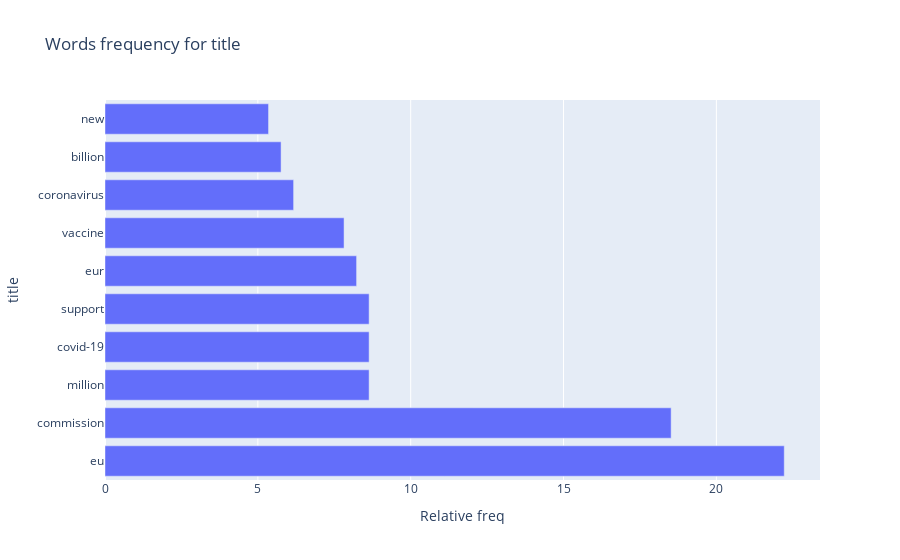
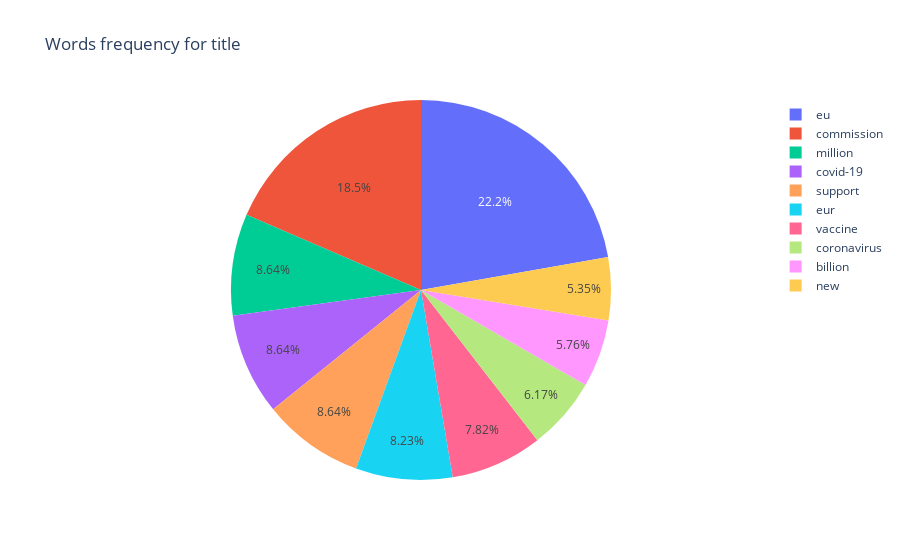
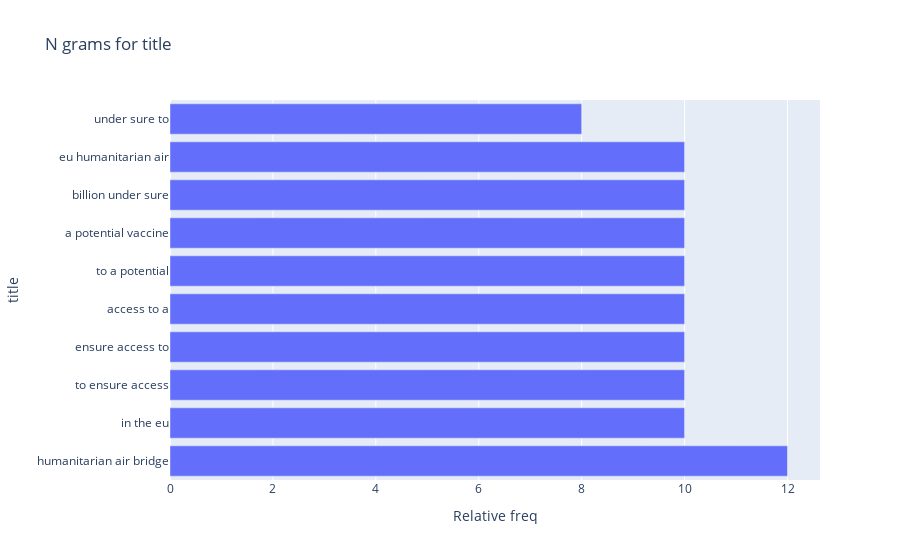
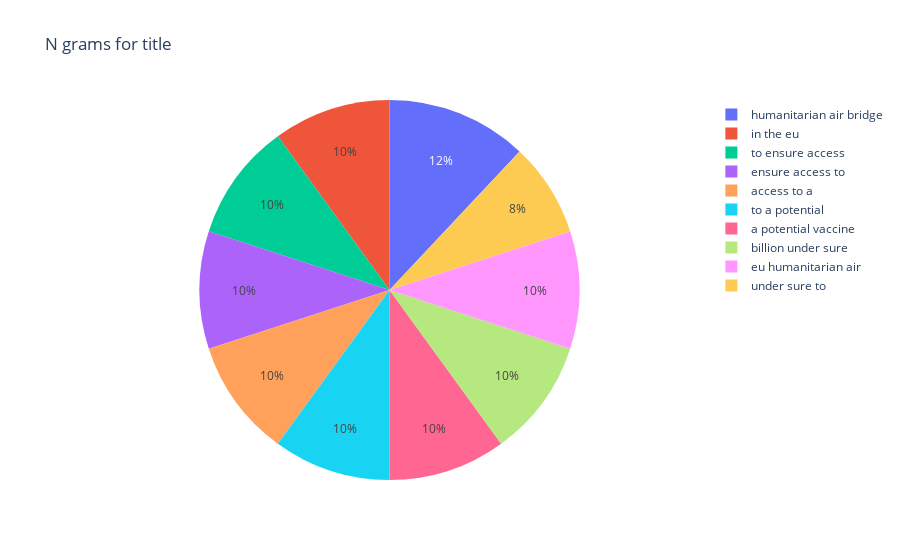

The code cell stored with these charts, in order, in its notebook:
### Code cell
eda_textual(eu_timeline[textual_column])

### Figure 1 — Plotly figure (JSON) as saved in the notebook; plotly's stock layout.template omitted (floating-point values rounded to 4 significant figures)
{"data": [{"alignmentgroup": "True", "hovertemplate": "Relative freq=%{x}<br>title=%{y}<extra></extra>", "legendgroup": "", "marker": {"color": "#636efa"}, "name": "", "offsetgroup": "", "orientation": "h", "showlegend": false, "textposition": "auto", "type": "bar", "x": [22.22, 18.52, 8.64, 8.64, 8.64, 8.23, 7.82, 6.17, 5.76, 5.35], "xaxis": "x", "y": ["eu", "commission", "million", "covid-19", "support", "eur", "vaccine", "coronavirus", "billion", "new"], "yaxis": "y"}], "layout": {"barmode": "relative", "legend": {"tracegroupgap": 0}, "title": {"text": "Words frequency for title"}, "xaxis": {"anchor": "y", "domain": [0.0, 1.0], "title": {"text": "Relative freq"}}, "yaxis": {"anchor": "x", "domain": [0.0, 1.0], "title": {"text": "title"}}}}

### Figure 2 — Plotly figure (JSON) as saved in the notebook; plotly's stock layout.template omitted (floating-point values rounded to 4 significant figures)
{"data": [{"domain": {"x": [0.0, 1.0], "y": [0.0, 1.0]}, "hovertemplate": "title=%{label}<br>Relative freq=%{value}<extra></extra>", "labels": ["eu", "commission", "million", "covid-19", "support", "eur", "vaccine", "coronavirus", "billion", "new"], "legendgroup": "", "name": "", "showlegend": true, "type": "pie", "values": [22.22, 18.52, 8.64, 8.64, 8.64, 8.23, 7.82, 6.17, 5.76, 5.35]}], "layout": {"legend": {"tracegroupgap": 0}, "title": {"text": "Words frequency for title"}}}

### Figure 3 — Plotly figure (JSON) as saved in the notebook; plotly's stock layout.template omitted (floating-point values rounded to 4 significant figures)
{"data": [{"alignmentgroup": "True", "hovertemplate": "Relative freq=%{x}<br>title=%{y}<extra></extra>", "legendgroup": "", "marker": {"color": "#636efa"}, "name": "", "offsetgroup": "", "orientation": "h", "showlegend": false, "textposition": "auto", "type": "bar", "x": [12.0, 10.0, 10.0, 10.0, 10.0, 10.0, 10.0, 10.0, 10.0, 8.0], "xaxis": "x", "y": ["humanitarian air bridge", "in the eu", "to ensure access", "ensure access to", "access to a", "to a potential", "a potential vaccine", "billion under sure", "eu humanitarian air", "under sure to"], "yaxis": "y"}], "layout": {"barmode": "relative", "legend": {"tracegroupgap": 0}, "title": {"text": "N grams for title"}, "xaxis": {"anchor": "y", "domain": [0.0, 1.0], "title": {"text": "Relative freq"}}, "yaxis": {"anchor": "x", "domain": [0.0, 1.0], "title": {"text": "title"}}}}

### Figure 4 — Plotly figure (JSON) as saved in the notebook; plotly's stock layout.template omitted (floating-point values rounded to 4 significant figures)
{"data": [{"domain": {"x": [0.0, 1.0], "y": [0.0, 1.0]}, "hovertemplate": "title=%{label}<br>Relative freq=%{value}<extra></extra>", "labels": ["humanitarian air bridge", "in the eu", "to ensure access", "ensure access to", "access to a", "to a potential", "a potential vaccine", "billion under sure", "eu humanitarian air", "under sure to"], "legendgroup": "", "name": "", "showlegend": true, "type": "pie", "values": [12.0, 10.0, 10.0, 10.0, 10.0, 10.0, 10.0, 10.0, 10.0, 8.0]}], "layout": {"legend": {"tracegroupgap": 0}, "title": {"text": "N grams for title"}}}
